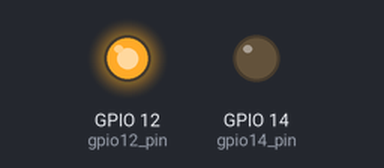
A sketch run on a simulated ESP8266 (NodeMCU). Parts: output pins drawn as LEDs (lit = HIGH). What the sketch prints to the serial monitor is not drawn.

Above: at 0.2 s.
Timing chart, 0 to 1.7 s (numbered marks = the images above):
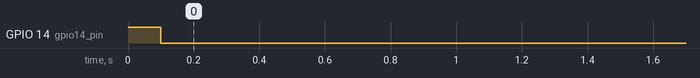

Measured:
- by itself, GPIO 14 (gpio14_pin): HIGH → LOW at 0.10 s

The sketch:

Power_Control_System_for_Connection_diagram_2_.ino
```cpp
#include <ESP8266WiFi.h>
#include <WiFiClient.h>
#include <ESP8266WebServer.h>
#include <ESP8266mDNS.h>


//You can select a port number
int gpio14_pin = 14;
int gpio12_pin = 12;
//adc inicialize
ADC_MODE(ADC_VCC);

void setup(void)
{


	//preparing GPIOs
	pinMode(gpio14_pin, OUTPUT);
	digitalWrite(gpio14_pin, HIGH);
	pinMode(gpio12_pin, OUTPUT);
	digitalWrite(gpio12_pin, HIGH);
	//waiting:
	delay(100);
}

void loop(void)
{
	//Adc measurement and math operations
	float voltaje = ESP.getVcc();
	float wartosc=0.462*((voltaje/102.40f)-25.14);
	Serial.print("Voltage:   ");
	Serial.print(wartosc);

	//Switching sources:
	if(wartosc>=0.70)
	{
		digitalWrite(gpio12_pin, HIGH);
		digitalWrite(gpio14_pin, LOW);
	}
	else
	{
	digitalWrite(gpio12_pin, LOW);
	digitalWrite(gpio14_pin, HIGH);
	}
}
```
